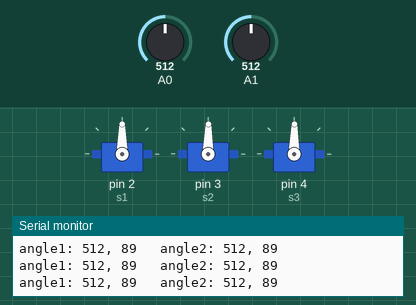
A sketch run on a simulated Arduino Uno, built with avr-gcc and run on an emulated ATmega328P. Shown: 3 × servo, the last lines printed to the serial monitor. The test bench sets the inputs (shaded band); at power-on: A0 = 512, A1 = 512.

Above: at 1.2 s.
1.3 s: A0 set to 110
At 2.4 s:
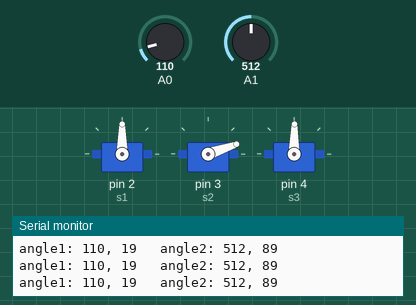
2.8 s: A0 set to 95
At 3.3 s:
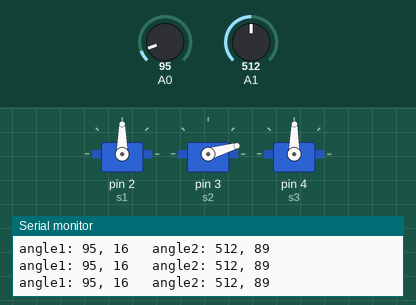
5.8 s: A1 set to 563
At 7.0 s:
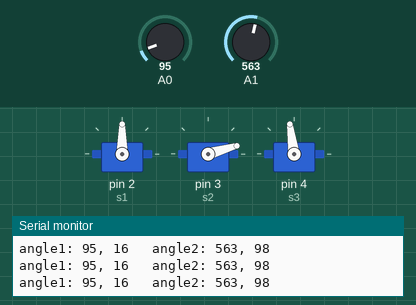
8.8 s: A1 set to 588
At 9.5 s:
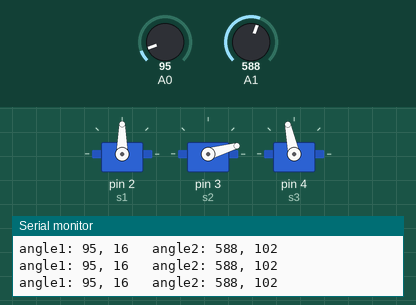
10.3 s: A1 set to 306
At 11.5 s:
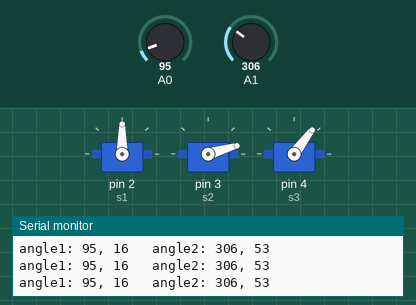
11.8 s: A0 set to 122
At 12.2 s:
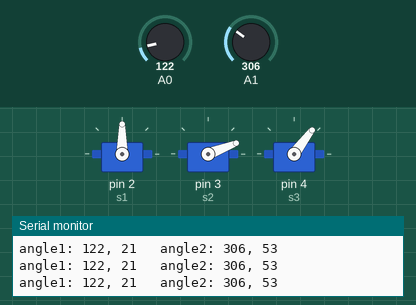
Timing chart, 0 to 14.3 s (numbered marks = the images above; inputs shaded):
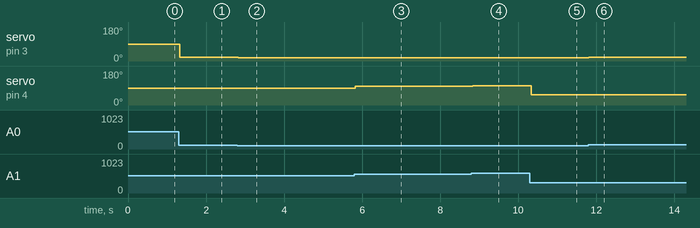

The sketch:

test-2servo-potenciometro.ino
```cpp
#include <Servo.h>

Servo s1;
Servo s2;
Servo s3;

int ang1 = 90;
int ang2 = 90;
int ang3 = 90;

int analog1;
int analog2;

void setup() {

  s1.attach(2);
  s2.attach(3);
  s3.attach(4);

  Serial.begin(9600);
}

void loop() {
  analog1 = analogRead(A0);
  analog2 = analogRead(A1);

  ang2 = map(analog1, 0, 1023, 0 ,179);
  ang3 = map(analog2, 0, 1023, 0 ,179);

  s2.write(ang2);
  s3.write(ang3);

  Serial.print("angle1: ");
  Serial.print(analog1);
  Serial.print(", ");
  Serial.print(ang2);

  Serial.print("   angle2: ");
  Serial.print(analog2);
  Serial.print(", ");
  Serial.println(ang3);

  delay(15);

}
```

Measured:
- after the input at 1.3 s, servo on pin 3 (s2): 89° → 19° at once
- after the input at 2.8 s, servo on pin 3 (s2): 19° → 16° at once
- after the input at 5.8 s, servo on pin 4 (s3): 89° → 98° at once
- after the input at 8.8 s, servo on pin 4 (s3): 98° → 102° at once
- after the input at 10.3 s, servo on pin 4 (s3): 102° → 53° at once
- after the input at 11.8 s, servo on pin 3 (s2): 16° → 21° at once
